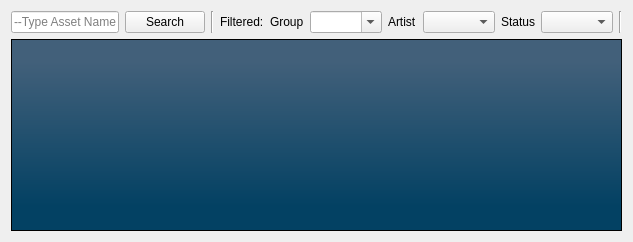
            <widget class="QWidget" name="Asset">
             <attribute name="title">
              <string>Asset Tracking</string>
             </attribute>
             <layout class="QVBoxLayout" name="verticalLayout_10">
              <item>
               <layout class="QHBoxLayout" name="horizontalLayout_3">
                <item>
                 <widget class="QLineEdit" name="lineEdit">
                  <property name="sizePolicy">
                   <sizepolicy hsizetype="Expanding" vsizetype="Fixed">
                    <horstretch>0</horstretch>
                    <verstretch>0</verstretch>
                   </sizepolicy>
                  </property>
                  <property name="inputMask">
                   <string/>
                  </property>
                  <property name="dragEnabled">
                   <bool>true</bool>
                  </property>
                  <property name="placeholderText">
                   <string>--Type Asset Name</string>
                  </property>
                 </widget>
                </item>
                <item>
                 <widget class="QPushButton" name="pushButton_2">
                  <property name="sizePolicy">
                   <sizepolicy hsizetype="Minimum" vsizetype="Fixed">
                    <horstretch>0</horstretch>
                    <verstretch>0</verstretch>
                   </sizepolicy>
                  </property>
                  <property name="layoutDirection">
                   <enum>Qt::LeftToRight</enum>
                  </property>
                  <property name="autoFillBackground">
                   <bool>false</bool>
                  </property>
                  <property name="styleSheet">
                   <string notr="true"/>
                  </property>
                  <property name="text">
                   <string>Search</string>
                  </property>
                 </widget>
                </item>
                <item>
                 <widget class="Line" name="line_3">
                  <property name="orientation">
                   <enum>Qt::Vertical</enum>
                  </property>
                 </widget>
                </item>
                <item>
                 <widget class="QLabel" name="label_3">
                  <property name="text">
                   <string>Filtered:</string>
                  </property>
                 </widget>
                </item>
                <item>
                 <widget class="QLabel" name="label_2">
                  <property name="text">
                   <string>Group</string>
                  </property>
                 </widget>
                </item>
                <item>
                 <widget class="QComboBox" name="cbbGroup">
                  <property name="editable">
                   <bool>true</bool>
                  </property>
                  <property name="insertPolicy">
                   <enum>QComboBox::NoInsert</enum>
                  </property>
                  <property name="sizeAdjustPolicy">
                   <enum>QComboBox::AdjustToContents</enum>
                  </property>
                  <property name="minimumContentsLength">
                   <number>5</number>
                  </property>
                 </widget>
                </item>
                <item>
                 <widget class="QLabel" name="label_4">
                  <property name="text">
                   <string>Artist</string>
                  </property>
                 </widget>
                </item>
                <item>
                 <widget class="QComboBox" name="comboBox_2">
                  <property name="sizeAdjustPolicy">
                   <enum>QComboBox::AdjustToContents</enum>
                  </property>
                  <property name="minimumContentsLength">
                   <number>5</number>
                  </property>
                 </widget>
                </item>
                <item>
                 <widget class="QLabel" name="label_5">
                  <property name="text">
                   <string>Status</string>
                  </property>
                 </widget>
                </item>
                <item>
                 <widget class="QComboBox" name="cbbAssetStatus">
                  <property name="sizeAdjustPolicy">
                   <enum>QComboBox::AdjustToContents</enum>
                  </property>
                 </widget>
                </item>
                <item>
                 <widget class="Line" name="line_2">
                  <property name="orientation">
                   <enum>Qt::Vertical</enum>
                  </property>
                 </widget>
                </item>
               </layout>
              </item>
              <item>
               <widget class="QListWidget" name="listWidgetAsset">
                <property name="styleSheet">
                 <string notr="true">background-color: qlineargradient(spread:pad, x1:0.523, y1:0.119, x2:0.523, y2:0.87, stop:0 rgba(66, 96, 122, 255), stop:1 rgba(3, 65, 99, 255));
color: rgb(255, 255, 255);
background-image: url(:/images/strip.png);</string>
                </property>
                <property name="autoScrollMargin">
                 <number>5</number>
                </property>
                <property name="editTriggers">
                 <set>QAbstractItemView::EditKeyPressed|QAbstractItemView::SelectedClicked</set>
                </property>
                <property name="dragEnabled">
                 <bool>true</bool>
                </property>
                <property name="alternatingRowColors">
                 <bool>true</bool>
                </property>
                <property name="selectionMode">
                 <enum>QAbstractItemView::ContiguousSelection</enum>
                </property>
                <property name="selectionBehavior">
                 <enum>QAbstractItemView::SelectItems</enum>
                </property>
                <property name="iconSize">
                 <size>
                  <width>75</width>
                  <height>75</height>
                 </size>
                </property>
                <property name="verticalScrollMode">
                 <enum>QAbstractItemView::ScrollPerItem</enum>
                </property>
                <property name="horizontalScrollMode">
                 <enum>QAbstractItemView::ScrollPerPixel</enum>
                </property>
                <property name="resizeMode">
                 <enum>QListView::Adjust</enum>
                </property>
                <property name="gridSize">
                 <size>
                  <width>75</width>
                  <height>90</height>
                 </size>
                </property>
                <property name="viewMode">
                 <enum>QListView::IconMode</enum>
                </property>
                <property name="modelColumn">
                 <number>0</number>
                </property>
                <property name="uniformItemSizes">
                 <bool>true</bool>
                </property>
                <property name="wordWrap">
                 <bool>true</bool>
                </property>
               </widget>
              </item>
             </layout>
            </widget>
